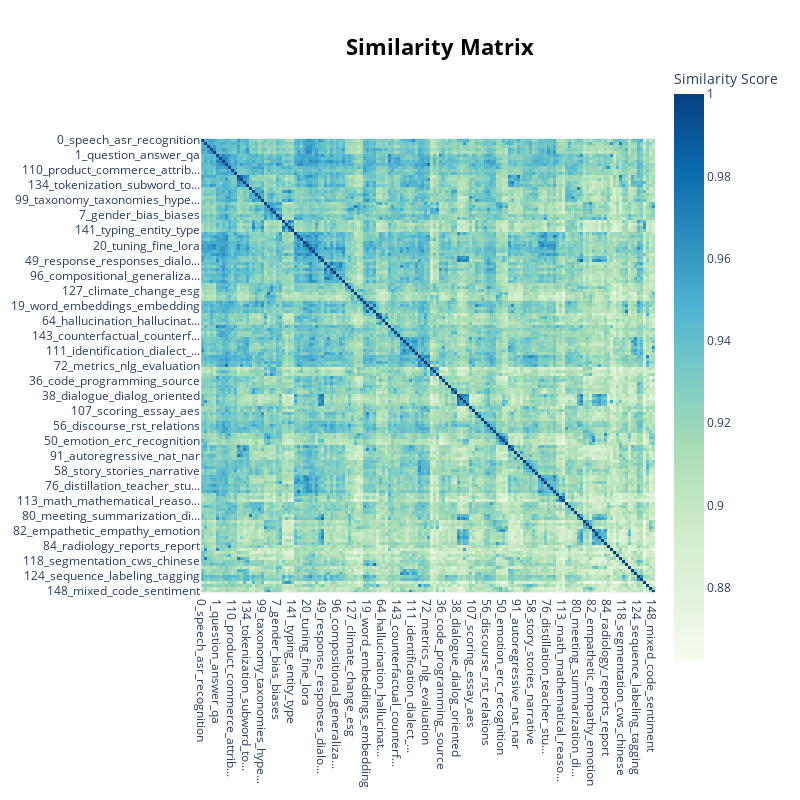

Write notebook code for a chart like this one.
### Code cell
topic_model.visualize_heatmap(n_clusters=50 ,width=800)

### Figure 1 — Plotly figure (JSON) as saved in the notebook; plotly's stock layout.template omitted (floating-point values rounded to 4 significant figures; data arrays with more than 128 entries replaced by an {"elided": "..."} marker saying what was removed)
{"data": [{"coloraxis": "coloraxis", "hovertemplate": "x: %{x}<br>y: %{y}<br>Similarity Score: %{z}<extra></extra>", "name": "0", "type": "heatmap", "x": {"elided": "151 str values"}, "xaxis": "x", "y": {"elided": "151 str values"}, "yaxis": "y", "z": {"elided": "151x151 float values"}}], "layout": {"coloraxis": {"colorbar": {"title": {"text": "Similarity Score"}}, "colorscale": [[0, "rgb(247,252,240)"], [0.125, "rgb(224,243,219)"], [0.25, "rgb(204,235,197)"], [0.375, "rgb(168,221,181)"], [0.5, "rgb(123,204,196)"], [0.625, "rgb(78,179,211)"], [0.75, "rgb(43,140,190)"], [0.875, "rgb(8,104,172)"], [1, "rgb(8,64,129)"]]}, "height": 800, "hoverlabel": {"bgcolor": "white", "font": {"family": "Rockwell", "size": 16}}, "legend": {"title": {"text": "Trend"}}, "margin": {"t": 60}, "showlegend": true, "title": {"font": {"color": "Black", "size": 22}, "text": "<b>Similarity Matrix</b>", "x": 0.55, "xanchor": "center", "y": 0.95, "yanchor": "top"}, "width": 800, "xaxis": {"anchor": "y", "constrain": "domain", "domain": [0, 1], "scaleanchor": "y"}, "yaxis": {"anchor": "x", "autorange": "reversed", "constrain": "domain", "domain": [0, 1]}}}
